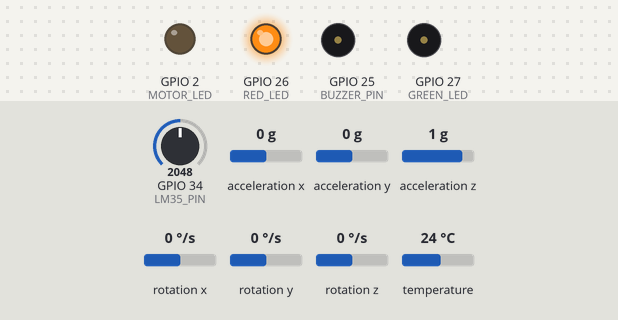
This sketch was run on a simulated ESP32. Parts: output pins drawn as LEDs (lit = HIGH), buzzer (waves = sounding, pin HIGH). Inputs (shaded band) come from the test bench; at power-on: GPIO 34 (LM35_PIN) = 2048, acceleration x 0 g, acceleration y 0 g, acceleration z 1 g, rotation x 0 °/s, rotation y 0 °/s, rotation z 0 °/s, temperature 24 °C (analog values on the 0–4095 scale). WiFi joins after 1.5 s; servers stay silent unless stated; uploads are accepted with an empty reply; random numbers use the default seed unless the sketch sets one; what the sketch prints to the serial monitor is not drawn.

Above: at 2.7 s.
2.8 s: GPIO 34 (LM35_PIN) set to 1413
4.7 s: GPIO 34 (LM35_PIN) set to 1337
At 6.5 s:
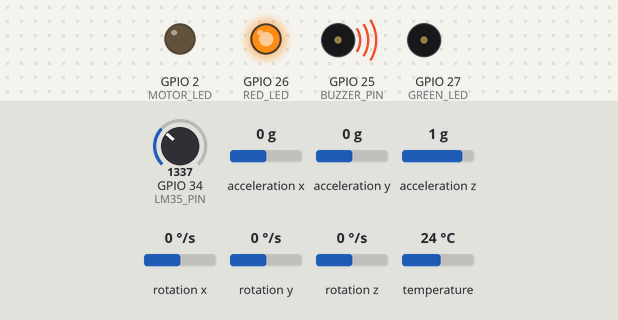
11.1 s: GPIO 34 (LM35_PIN) set to 775
12.7 s: GPIO 34 (LM35_PIN) set to 712
At 13.9 s:
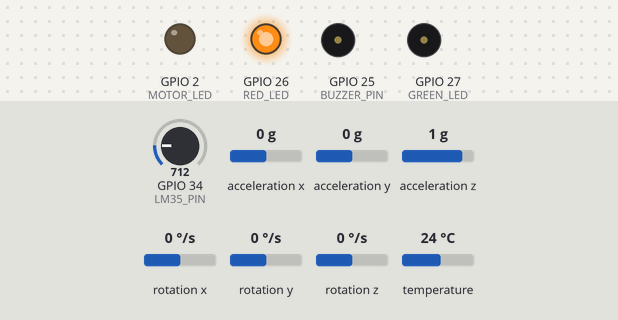
Timing chart, 0 to 15.7 s (numbered marks = the images above; inputs shaded):
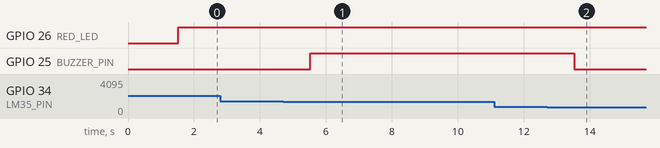

The sketch:

sketch.ino
```cpp
// PURVA SANKET: Physical ESP32 Hardware Firmware (Direct HTTP REST — No Broker)
// Sensors: LM35DZ (Temperature on GPIO 34) + MPU-6050 (Vibration via I2C on GPIO 21/22)
// Actuators: Red LED (GPIO 26), Green LED (GPIO 27), Active Buzzer (GPIO 25), Motor LED (GPIO 2)
#include <WiFi.h>
#include <HTTPClient.h>
#include <ArduinoJson.h>
#include <Wire.h>
#include <Adafruit_MPU6050.h>
#include <Adafruit_Sensor.h>
#include <math.h>

// ======================== CONFIGURATION ========================
// 1. Enter your Wi-Fi credentials (or mobile hotspot):
const char* WIFI_SSID     = "Redmi 12";       // Set your Wi-Fi SSID
const char* WIFI_PASSWORD = "        ";   // Set your Wi-Fi Password

// 2. Direct Backend URL (Replace with your laptop's local LAN IP):
// On Windows, run 'ipconfig' in command prompt to find your IPv4 address (e.g., 192.168.1.50)
const char* BACKEND_URL   = "http://10.98.37.92:8000/api/telemetry";

// 3. Pin Assignments:
// Sensors
const int LM35_PIN        = 34;   // LM35DZ Pin 2 (VOUT) -> ESP32 GPIO 34 (ADC1)
const int SDA_PIN         = 21;   // MPU-6050 SDA       -> ESP32 GPIO 21
const int SCL_PIN         = 22;   // MPU-6050 SCL       -> ESP32 GPIO 22

// Actuators & Indicators
const int RED_LED         = 26;   // Red LED (Warning / Fault) with 220-330 ohm resistor
const int GREEN_LED       = 27;   // Green LED (Normal Running) with 220-330 ohm resistor
const int BUZZER_PIN      = 25;   // Active Buzzer module signal pin
const int MOTOR_LED       = 2;    // Built-in Blue LED on ESP32 DevKit
// ===============================================================

Adafruit_MPU6050 mpu;

// State tracking variables
bool mpuReady = false;
bool motorRunning = false;
bool desiredMotor = false;
bool remoteAlarm = false;
bool remoteWarning = false;
bool remoteDegraded = false;
bool gotFirstControl = false;

uint32_t lastRestartNonce = 0;
uint32_t lastControlAt = 0;
uint32_t lastPublish = 0;
uint32_t lastSample = 0;
uint32_t sequence = 0;

String sessionId;
String lastCommandId = "";

// Vibration buffers (100 Hz sampling, evaluated every 1000 ms)
float sumA[3] = {0, 0, 0};
float sumAA[3] = {0, 0, 0};
int sampleCount = 0;
float accelerationRms = 0.0;
bool windowValid = false;

// Temperature variables
float measuredTemperature = 0.0;
bool tempValid = false;

// ---------------------------------------------------------------
// Read LM35DZ using ESP32 calibrated ADC with multi-sample averaging
// ---------------------------------------------------------------
float readLM35Temperature() {
  const int SAMPLES = 25;
  uint32_t totalMilliVolts = 0;

  for (int i = 0; i < SAMPLES; i++) {
    totalMilliVolts += analogReadMilliVolts(LM35_PIN);
    delayMicroseconds(400);
  }

  float avgMilliVolts = (float)totalMilliVolts / SAMPLES;

  // LM35 scale: 10 mV = 1.0 deg C (Temp = Millivolts / 10.0)
  float tempC = avgMilliVolts / 10.0f;
  return tempC;
}

// ---------------------------------------------------------------
// Update Actuator Outputs (LEDs and Buzzer) with Local Fallbacks
// ---------------------------------------------------------------
void updateActuators() {
  bool controlFresh = gotFirstControl && (millis() - lastControlAt < 8000);
  bool localCritical = tempValid && (measuredTemperature >= 60.0);
  bool isWarning = remoteWarning || localCritical;
  bool isDegraded = remoteDegraded || !controlFresh || !tempValid || !mpuReady;

  // Motor runs only when commanded, control is fresh, and sensors report safe
  motorRunning = desiredMotor && controlFresh && tempValid && mpuReady && !localCritical && !remoteDegraded;

  digitalWrite(MOTOR_LED, motorRunning ? HIGH : LOW);
  digitalWrite(GREEN_LED, (motorRunning && !isWarning) ? HIGH : LOW);
  digitalWrite(RED_LED, (isWarning || isDegraded) ? HIGH : LOW);
  digitalWrite(BUZZER_PIN, (remoteAlarm || localCritical) ? HIGH : LOW);
}

// ---------------------------------------------------------------
// 100 Hz Vibration Sampling (Every 10ms)
// ---------------------------------------------------------------
void sampleVibration() {
  if (!mpuReady || millis() - lastSample < 10) return;
  lastSample = millis();

  sensors_event_t a, g, t;
  mpu.getEvent(&a, &g, &t);

  // Accumulate raw 3-axis acceleration values
  float vals[3] = {a.acceleration.x, a.acceleration.y, a.acceleration.z};
  for (int i = 0; i < 3; i++) {
    sumA[i] += vals[i];
    sumAA[i] += vals[i] * vals[i];
  }
  sampleCount++;
}

// ---------------------------------------------------------------
// Send Telemetry Direct via HTTP POST and Receive Control Command
// ---------------------------------------------------------------
void sendTelemetryDirect() {
  // 1. Read LM35 Temperature
  measuredTemperature = readLM35Temperature();
  tempValid = (measuredTemperature >= 0.0 && measuredTemperature <= 110.0);

  // 2. Calculate dynamic RMS vibration (m/s^2) excluding 1g static gravity
  float variance = 0.0;
  windowValid = (mpuReady && sampleCount >= 20);
  if (windowValid) {
    for (int i = 0; i < 3; i++) {
      float mean = sumA[i] / sampleCount;
      variance += fmaxf(0.0f, (sumAA[i] / sampleCount) - (mean * mean));
    }
    accelerationRms = sqrtf(variance);
  }

  // Reset accumulation buffers for next 1-second window
  sampleCount = 0;
  for (int i = 0; i < 3; i++) {
    sumA[i] = 0;
    sumAA[i] = 0;
  }

  // Update physical actuators
  updateActuators();

  // 3. Build JSON payload
  JsonDocument doc;
  doc["device_id"] = "esp32-01";
  doc["session_id"] = sessionId;
  doc["seq"] = sequence++;
  doc["device_ts_ms"] = millis();
  doc["scene"] = 0; // Physical hardware mode

  if (tempValid) doc["temp_c"] = measuredTemperature;
  else doc["temp_c"] = nullptr;
  doc["temp_valid"] = tempValid;

  if (windowValid) doc["vibration_rms_ms2"] = accelerationRms;
  else doc["vibration_rms_ms2"] = nullptr;
  doc["vibration_valid"] = windowValid;

  // Interlock healthy flags
  doc["cooling_command"] = true;
  doc["cooling_feedback"] = true;
  doc["guard_closed"] = true;
  doc["worker_simulated"] = false;
  doc["run_requested"] = true;
  doc["motor_indicator"] = motorRunning;

  // Handshake and confirmation protocol
  bool feedbackFresh = gotFirstControl && (millis() - lastControlAt < 8000) && (lastCommandId.length() > 0);
  doc["response_protocol"] = 1;
  doc["ack_command_id"] = lastCommandId;
  doc["feedback_command_id"] = lastCommandId;
  doc["motor_feedback_valid"] = feedbackFresh;
  doc["motor_feedback_running"] = motorRunning;
  doc["motor_feedback_source"] = "ESP32 Physical Actuator Feedback";
  doc["source"] = "ESP32 physical hardware (LM35DZ + MPU6050)";

  String payload;
  serializeJson(doc, payload);

  // 4. Always stream JSON over USB Serial (so dashboard connects instantly over USB cable!)
  Serial.println(payload);

  // Check for commands over USB Serial
  if (Serial.available()) {
    String cmdLine = Serial.readStringUntil('\n');
    JsonDocument cmdDoc;
    if (!deserializeJson(cmdDoc, cmdLine)) {
      JsonObject control = cmdDoc["control"];
      if (!control.isNull()) {
        desiredMotor = control["motor_on"] | false;
        remoteAlarm = control["alarm"] | false;
        remoteWarning = control["warning"] | false;
        remoteDegraded = control["degraded"] | false;
        lastCommandId = String(control["command_id"] | "");
        lastControlAt = millis();
        gotFirstControl = true;
      }
    }
  }

  // 5. If Wi-Fi is connected, also send via direct HTTP POST
  if (WiFi.status() == WL_CONNECTED) {
    WiFiClient client;
    HTTPClient http;
    http.begin(client, BACKEND_URL);
    http.addHeader("Content-Type", "application/json");
    http.setTimeout(2500);

    int httpCode = http.POST(payload);
    if (httpCode == HTTP_CODE_OK || httpCode == 200) {
      String response = http.getString();
      JsonDocument resDoc;
      if (!deserializeJson(resDoc, response)) {
        JsonObject control = resDoc["control"];
        if (!control.isNull()) {
          desiredMotor = control["motor_on"] | false;
          remoteAlarm = control["alarm"] | false;
          remoteWarning = control["warning"] | false;
          remoteDegraded = control["degraded"] | false;
          lastCommandId = String(control["command_id"] | "");
          lastControlAt = millis();
          gotFirstControl = true;
        }
      }
    }
    http.end();
  } else {
    static uint32_t lastWifiAttempt = 0;
    if (millis() - lastWifiAttempt > 10000) {
      lastWifiAttempt = millis();
      WiFi.disconnect();
      WiFi.begin(WIFI_SSID, WIFI_PASSWORD);
    }
  }

  updateActuators();
}

// ---------------------------------------------------------------
// Setup
// ---------------------------------------------------------------
void setup() {
  Serial.begin(115200);

  // Initialize output pins
  pinMode(MOTOR_LED, OUTPUT);
  pinMode(RED_LED, OUTPUT);
  pinMode(GREEN_LED, OUTPUT);
  pinMode(BUZZER_PIN, OUTPUT);

  digitalWrite(MOTOR_LED, LOW);
  digitalWrite(RED_LED, LOW);
  digitalWrite(GREEN_LED, LOW);
  digitalWrite(BUZZER_PIN, LOW);

  // Set up ADC for LM35DZ (ADC1 Pin 34)
  analogReadResolution(12);
  analogSetPinAttenuation(LM35_PIN, ADC_11db); // 0 to 3.3V range

  // Initialize I2C and MPU-6050
  Wire.begin(SDA_PIN, SCL_PIN);
  if (mpu.begin()) {
    mpuReady = true;
    mpu.setAccelerometerRange(MPU6050_RANGE_4_G);
    mpu.setFilterBandwidth(MPU6050_BAND_44_HZ);
    Serial.println("[MPU-6050] Initialized successfully.");
  } else {
    Serial.println("[WARNING] MPU-6050 not detected! Check SDA (D21) / SCL (D22) wiring.");
  }

  // Create unique session ID
  sessionId = String((uint32_t)esp_random(), HEX);

  // Connect to Wi-Fi
  WiFi.mode(WIFI_STA);
  WiFi.setAutoReconnect(true);
  Serial.printf("[WiFi] Connecting to %s", WIFI_SSID);
  WiFi.begin(WIFI_SSID, WIFI_PASSWORD);
  int attempts = 0;
  while (WiFi.status() != WL_CONNECTED && attempts < 30) {
    delay(500);
    Serial.print(".");
    attempts++;
  }
  if (WiFi.status() == WL_CONNECTED) {
    Serial.printf("\n[WiFi] Connected! IP: %s\n", WiFi.localIP().toString().c_str());
  } else {
    Serial.println("\n[WiFi] Not connected yet. Checking band (must be 2.4 GHz) or password...");
  }
  Serial.printf("[Backend Target] %s\n", BACKEND_URL);
}

// ---------------------------------------------------------------
// Main Loop
// ---------------------------------------------------------------
void loop() {
  // Continuously sample vibration (100 Hz)
  sampleVibration();

  // Send telemetry directly via HTTP POST once every 1 second
  if (millis() - lastPublish >= 1000) {
    lastPublish = millis();
    sendTelemetryDirect();
  }
  delay(1);
}
```

Measured:
- the behaviour switches between 1367 and 1366 on GPIO 34 (LM35_PIN) (found by bisection; images 0 and 1)
- the behaviour switches between 745 and 744 on GPIO 34 (LM35_PIN) (found by bisection; images 1 and 2)
- after the input at 2.8 s, every drawn part: stays the same
- after the input at 4.7 s, GPIO 25 (BUZZER_PIN): LOW → HIGH after 0.82 s
- after the input at 11.1 s, every drawn part: stays the same
- after the input at 12.7 s, GPIO 25 (BUZZER_PIN): HIGH → LOW after 0.82 s
